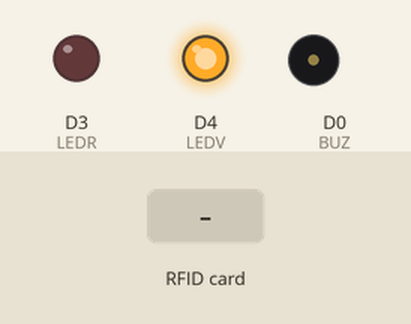
A sketch run on a simulated ESP8266 (Wemos D1 mini). On the bench: output pins drawn as LEDs (lit = HIGH), buzzer (waves = sounding). The test bench sets the inputs (shaded band). WiFi joins after 1.5 s; servers stay silent unless stated; what the sketch prints to the serial monitor is not drawn.

Above: at 3.1 s.
3.2 s: RFID card 5E 7A 19 C4 held to the reader
At 8.59 s:
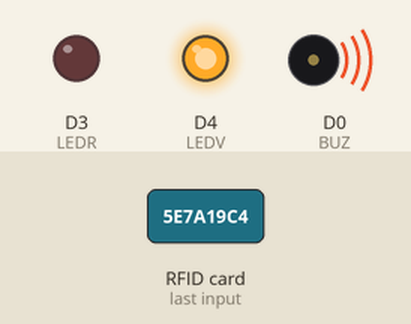
At 10.97 s:
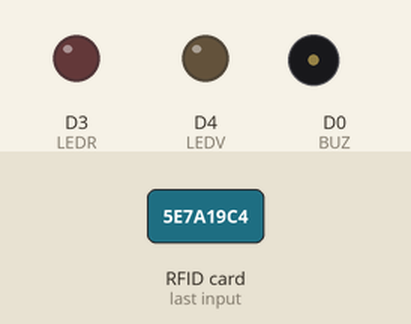
Timing chart, 0 to 11.2 s (numbered marks = the images above; inputs shaded):
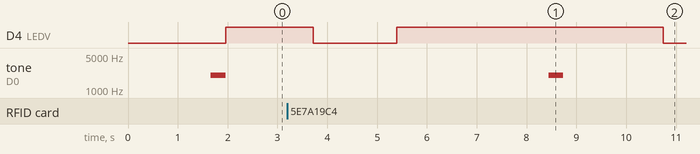

Measured:
- after the input at 3.2 s, D4 (LEDV): HIGH → LOW after 0.52 s, → HIGH 1.7 s later, → LOW 5.3 s later; tone on D0 (BUZ): silent → 2000 Hz after 5.2 s, → silent 0.30 s later

The sketch:

Stazione-scarico_Wemos-WIFI-Display-v5.ino.ino
```cpp
// Sistema OriSar ideato e realizzato da Stefano Mocci Demartis 2017 - tutti i diritti sono riservati - riproduzione vietata
// stazione scarico WEMOS WIFI
// Driver WeMos D1 R2 & mini
String versione = "OriSar V4 2025 stazione scarico WEMOS WIFI Display v4";

char server1[] = "www.xxx.it";

#include <ESP8266WiFi.h>
WiFiServer server(80);
const char* ssid = "AndroidAP"; const char* password = "password";

#include <SPI.h>
#include "MFRC522.h"
#include <RFID.h>
#define RST_PIN        D1          // Configurable, see typical pin layout above
#define SS_PIN         D2         // Configurable, see typical pin layout above
MFRC522 mfrc522(SS_PIN, RST_PIN);   // Create MFRC522 instance
int LEDR = D3;
int LEDV = D4;
int BUZ = D0;


#include <Wire.h>
#include <Ethernet.h>
EthernetClient client;

#define DEBUG true
#define Serial if(DEBUG)Serial
#define DEBUG_OUTPUT Serial
extern "C" {
#include "user_interface.h"
}


byte blockAddr      = 1;
byte dataBlock[]    = {
  0x01, 0x02, 0x03, 0x04, //  1,  2,   3,  4,
  0x05, 0x06, 0x07, 0x08, //  5,  6,   7,  8,
  0x08, 0x09, 0xff, 0x0b, //  9, 10, 255, 12,
  0x0c, 0x0d, 0x0e, 0x0f  // 13, 14,  15, 16
};
byte trailerBlock   = 7;

long tempo1[45], stazione1[45];
int TTot;
int contastazione = 0;
String OriTag = "";
String strURL = "";

void connessioni()
{

  if (WiFi.status() != WL_CONNECTED)
  {
    strcpy(server1, "www.xxx.it");
    ssid = "sssss"; password = "pppp";
    Serial.print("@");
    Serial.print("Conn. a ");
    Serial.print(ssid);
    WiFi.begin(ssid, password);
    for (int i = 0; i < 55; i++)
    {
      if (WiFi.status() != WL_CONNECTED)
      {
        delay(200);
        Serial.print(".");
      }
      else exit;
    }
  }
  // aggiungere altri access point WiFi
  else
  {
    Serial.println("NON Connesso");
  }

}


void setup() {
  pinMode (LEDV, OUTPUT);
  pinMode (LEDR, OUTPUT);
  pinMode (BUZ, OUTPUT);
  digitalWrite(LEDV, LOW);
  digitalWrite(LEDR, LOW);
  //nSerial.begin(74880);
  Serial.begin(9600);        // Initialize serial communications with the PC
  Serial.println(versione);
  SPI.begin();               // Init SPI bus
  mfrc522.PCD_Init();        // Init MFRC522 card

  connessioni();

  tone(BUZ, 2000, 2000);
  delay(300);
  noTone(BUZ);
  digitalWrite(LEDV, HIGH );
  Serial.println(F("In attesa di  OriTag"));

  Serial.println();

}


void loop() {


  // Prepare key - all keys are set to FFFFFFFFFFFFh at chip delivery from the factory.
  MFRC522::MIFARE_Key key;
  for (byte i = 0; i < 6; i++) key.keyByte[i] = 0xFF;

  // Look for new cards
  if ( ! mfrc522.PICC_IsNewCardPresent()) {
    return;
  }

  // Select one of the cards
  if ( ! mfrc522.PICC_ReadCardSerial())    return;
  Serial.print("@");
  digitalWrite(LEDV, HIGH);
  delay(500);
  String Tinizio = "", Tfine = "", Tempotot = "";
  Serial.print(F("Card:"));    //Dump UID
  for (byte i = 0; i < mfrc522.uid.size; i++) {
    Serial.print(mfrc522.uid.uidByte[i] < 0x10 ? " 0" : " ");
    Serial.print(mfrc522.uid.uidByte[i], DEC);
  }
  Serial.println();
  //Serial.print(F(" PICC type: "));   // Dump PICC type
  MFRC522::PICC_Type piccType = mfrc522.PICC_GetType(mfrc522.uid.sak);
  //Serial.println(mfrc522.PICC_GetTypeName(piccType));
  byte len;
  byte b = 0;
  byte punti = 1;
  String t1 = "";
  String t2 = "";
  int contaST = 1;
  String ST;

  for (byte g = 0; g < 16; g++) // 15 settori
  {
    byte sector = g;
    int contast = 0;

    MFRC522::StatusCode status;
    byte buffer[20];
    byte size = sizeof(buffer);

    for (byte h = 0; h < 4; h++)
    {
      blockAddr = b; // inizialmente =0

      status = (MFRC522::StatusCode) mfrc522.PCD_Authenticate(MFRC522::PICC_CMD_MF_AUTH_KEY_A, blockAddr, &key, &(mfrc522.uid));
      if (status != MFRC522::STATUS_OK)
      {
        Serial.print(F("PCD_Authenticate() failed: "));
        Serial.println(mfrc522.GetStatusCodeName(status));
        //digitalWrite(7, LOW);
        return;
      }
      status = (MFRC522::StatusCode) mfrc522.MIFARE_Read(blockAddr, buffer, &size);
      if (status != MFRC522::STATUS_OK)
      {
        Serial.print(F("MIFARE_Read() failed: "));
        Serial.println(mfrc522.GetStatusCodeName(status));
        digitalWrite(LEDV, LOW);
      }

      digitalWrite(LEDV, LOW);
      digitalWrite(LEDR, LOW);
      if (h != 3)
      {
        if (b >= 0 && b <= 3)
        {
          //***** TAG
          if (blockAddr == 1)
          {
            Serial.print("@");
            OriTag = "";
            //digitalWrite(LED, HIGH);
            Serial.print("OriTag:");
            for (byte i = 0; i < 4; i++)
            {
              Serial.print((char)buffer[i]);
              OriTag = OriTag + ((char)buffer[i]);
            }
            Serial.println();
            Tinizio = ""; Tfine = ""; contastazione = 0;
          }
          //***** Giorno
          if (blockAddr == 2)
          {
            Serial.print("Day:");
            String giorno;
            for (byte i = 0; i < 10; i++)
            {
              Serial.print((char)buffer[i]);
            }
            Serial.println();
            strURL = "GET /cartella/importa-tempo.php?oritag=";
            strURL += OriTag;
          }
        }
        if ((blockAddr != 60) && (blockAddr > 3))
        {
          //***** 4 START

          String starttime = "";
          if (blockAddr == 4)
          {
            Serial.println("Stazione:Start:19");
            Serial.print("Ora:");
            String ttime = "";
            for (byte i = 0; i < 8; i++)
            {
              ttime = ttime + (char)buffer[i];
            }
            starttime = ttime.substring(0, 2) + ttime.substring(3, 5) + ttime.substring(6, 8);
            t1 = ttime;
            Serial.print(ttime.substring(0, 2) + ":" + ttime.substring(3, 5) + ":" + ttime.substring(6, 8));
            Serial.println(":");
            Tinizio = ttime.substring(0, 2) + ":" + ttime.substring(3, 5) + ":" + ttime.substring(6, 8);
            if (Tinizio == "")
              strURL += "&Tpartenza=no-time";
            else
              strURL += "&Tpartenza=" + Tinizio;
          }

          //***** altre
          String subst;
          String Stazione;

          if (blockAddr >= 4 && blockAddr <= 6) Stazione = blockAddr + 15; // 4=19=start
          if (blockAddr >= 8 && blockAddr <= 10) Stazione = blockAddr + 14;
          if (blockAddr >= 12 && blockAddr <= 14) Stazione = blockAddr + 13;
          if (blockAddr >= 16 && blockAddr <= 18) Stazione = blockAddr + 12;
          if (blockAddr >= 20 && blockAddr <= 22) Stazione = blockAddr + 11;
          if (blockAddr >= 24 && blockAddr <= 26) Stazione = blockAddr + 10;
          if (blockAddr >= 28 && blockAddr <= 30) Stazione = blockAddr + 9;
          if (blockAddr >= 32 && blockAddr <= 34) Stazione = blockAddr + 8;
          if (blockAddr >= 36 && blockAddr <= 38) Stazione = blockAddr + 7;
          if (blockAddr >= 40 && blockAddr <= 42) Stazione = blockAddr + 6;
          if (blockAddr >= 44 && blockAddr <= 46) Stazione = blockAddr + 5;
          if (blockAddr >= 48 && blockAddr <= 50) Stazione = blockAddr + 4;
          if (blockAddr >= 52 && blockAddr <= 54) Stazione = blockAddr + 3;
          if (blockAddr >= 56 && blockAddr <= 58) Stazione = blockAddr + 2;
          if (blockAddr >= 61 && blockAddr <= 62) Stazione = blockAddr;
          starttime = "";
          for (byte i = 0; i < 12; i++)
          {
            starttime = starttime + (char)buffer[i];
          }
          if (Stazione == "62")
          {
            Serial.println("Stazione:Finish:62:");
            Serial.println("Ora:" + starttime.substring(0, 2) + ":" + starttime.substring(3, 5) + ":" + starttime.substring(6, 8) + ":");

            Tfine = starttime.substring(0, 2) + ":" + starttime.substring(3, 5) + ":" + starttime.substring(6, 8);
            if (Tfine == "")
              strURL += "&Tfine=no-time HTTP/1.1";
            else
              strURL += "&Tfine=" + Tfine + " HTTP/1.1";
          }
          else
            int tempo;
          if (Stazione != "19")
          { Serial.print("Punto:");
            Serial.print(punti);
            Serial.println();
            punti++;
          }
          stazione1[contastazione] = (Stazione.toInt());
          if (Stazione == "19" || Stazione == "62")
          {
            subst = starttime.substring(0, 2) + starttime.substring(3, 5) + starttime.substring(6, 8);
            if (Stazione == "19") t1 = subst;
          }
          else
          {
            if (starttime != "")
            {
              subst = starttime.substring(3, 5) + starttime.substring(6, 8) + starttime.substring(9, 11);
              t2 = starttime.substring(3, 5) + starttime.substring(6, 8) + starttime.substring(9, 11);
              String st3 = starttime.substring(0, 2);
              if (st3 == "61")
              {
                Serial.println("Stazione:100");
                ST = "100";
              }
              else
              {
                Serial.println("Stazione:" + starttime.substring(0, 2) + "");
                ST = starttime.substring(0, 2);
              }
              Serial.println("Ora:" + starttime.substring(3, 5) + ":" + starttime.substring(6, 8) + ":" + starttime.substring(9, 11) + "");
              String Tempo = starttime.substring(3, 5) + ":" + starttime.substring(6, 8) + ":" + starttime.substring(9, 11);
              strURL += "&ST" + String(contaST) + "=" + ST + "&Tempo" + String(contaST) + "=" + Tempo;
              contaST++;
              int ore1 = ((int)(t1[0]) * 10 + (int)(t1[1]));
              int minuti1 = ((int)(t1[2]) * 10 + (int)(t1[3]));
              int secondi1 = ((int)(t1[4]) * 10 + (int)(t1[5]));
              int ore2, minuti2, secondi2;
              ore2 = ((int)(t2[0]) * 10 + (int)(t2[1])) - ore1;
              minuti2 = ((int)(t2[2]) * 10 + (int)(t2[3])) - minuti1;
              secondi2 = ((int)(t2[4]) * 10 + (int)(t2[5])) - secondi1;
              if (secondi2 < 0)
              {
                minuti2--;
                secondi2 = secondi2 + 60;
              }
              if (minuti2 < 0)
              {
                ore2--;
                minuti2 = minuti2 + 60;
              }
              String secondi3, minuti3;
              if (secondi2 < 10) secondi3 = "0" + String(secondi2);
              else secondi3 = String(secondi2);
              if (minuti2 < 10) minuti3 = "0" + String(minuti2);
              else minuti3 = String(minuti2);         // scrittura split fino alla 100
              t1 = t2;
              t2 = "";
            }
          }
          if (starttime != "")
          {
            tempo1[contastazione] = (subst.toInt());
            contast++;
          }

          else tempo1[contastazione] = 0;

          contastazione++;

          if (Stazione == "19") Tinizio = starttime;
          if (Stazione == "62")
          {
            Tfine = starttime;

            if ((Tinizio == "") || (Tfine == "")) Tempotot = "Errore";
            else
            {

              int ore, minuti, secondi;
              ore = (((int)(Tfine[0]) * 10 + (int)(Tfine[1])) - ((int)(Tinizio[0]) * 10 + (int)(Tinizio[1])));
              minuti = (((int)(Tfine[3]) * 10 + (int)(Tfine[4])) - ((int)(Tinizio[3]) * 10 + (int)(Tinizio[4])));
              secondi = (((int)(Tfine[6]) * 10 + (int)(Tfine[7])) - ((int)(Tinizio[6]) * 10 + (int)(Tinizio[7])));

              if (secondi < 0)
              {
                minuti--;
                secondi = secondi + 60;
              }
              if (minuti < 0)
              {
                ore--;
                minuti = minuti + 60;
              }
              String secondi3, minuti3;
              if (secondi < 10) secondi3 = "0" + String(secondi);
              else secondi3 = String(secondi);
              if (minuti < 10) minuti3 = "0" + String(minuti);
              else minuti3 = String(minuti);
              Tempotot = (String)(ore) + ":" + minuti3 + ":" + secondi3;
            }


            long temp;

            int ore1 = ((int)(Tinizio[0]) * 10 + (int)(Tinizio[1]));
            int minuti1 = ((int)(Tinizio[3]) * 10 + (int)(Tinizio[4]));
            int secondi1 = ((int)(Tinizio[6]) * 10 + (int)(Tinizio[7]));
            int ore2, minuti2, secondi2;

            ore1 = ((int)(t1[0]) * 10 + (int)(t1[1]));
            minuti1 = ((int)(t1[2]) * 10 + (int)(t1[3]));
            secondi1 = ((int)(t1[4]) * 10 + (int)(t1[5]));
            ore2 = ((int)(Tfine[0]) * 10 + (int)(Tfine[1])) - ore1;
            minuti2 = ((int)(Tfine[3]) * 10 + (int)(Tfine[4])) - minuti1;
            secondi2 = ((int)(Tfine[6]) * 10 + (int)(Tfine[7])) - secondi1;
            if (secondi2 < 0)
            {
              minuti2--;
              secondi2 = secondi2 + 60;
            }
            if (minuti2 < 0)
            {
              ore2--;
              minuti2 = minuti2 + 60;
            }
            String secondi4, minuti4;
            if (secondi2 < 10) secondi4 = "0" + String(secondi2);
            else secondi4 = String(secondi2);
            if (minuti2 < 10) minuti4 = "0" + String(minuti2);
            else minuti4 = String(minuti2);
          }
        }
        //Serial.println(":");
        // e cosi via fino all ultimo blocco da leggere e comparare
      }
      b++;

    }
    if (blockAddr >= 62)
    {


      digitalWrite(LEDV, HIGH );

      //       delay(500);
      WiFiClient client = server.available();
      while (!client.connect(server1, 80))
      {
        connessioni();
      }
      //creo l'url utilizzando una stringa
      Serial.print("@");
      if (client.connect(server1, 80))
      {
        Serial.print("@");
        Serial.println("Connessione: OK");
        Serial.println(strURL);
        client.println(strURL);
        client.println("Host: xxx.xxx.it");
        client.println("User-Agent: Arduino/1.0");
        Serial.println("Connessione: CHIUSA");
        client.println();
        delay(1);

        Serial.println();
        //chiudo la connessione
        client.stop();
        delay(1000);
        Serial.print("@");
        Serial.println(server1);
        Serial.println("Conn: ok");
        //Serial.println();
        Serial.println("scarico ok");
        delay(500);
        tone(BUZ, 2000, 2000);
        delay(300);
        noTone(BUZ);
        digitalWrite(LEDV, HIGH );
      }
      else
      {
        digitalWrite(LEDV, LOW );
        Serial.print("@");
        Serial.println("Conn: fallita");
        delay(500);
        tone(BUZ, 2000, 2000);
        delay(300);
        noTone(BUZ);
        digitalWrite(LEDR, HIGH );
      }
      delay(2000);

      Serial.println("In attesa di  OriTag");

    }
  }

  digitalWrite(LEDV, LOW);
  digitalWrite(LEDR, LOW);
  byte block;
  //MFRC522::StatusCode status;
  Serial.println(" ");
  mfrc522.PICC_HaltA(); // Halt PICC
  mfrc522.PCD_StopCrypto1();  // Stop encryption on PCD

}
```
